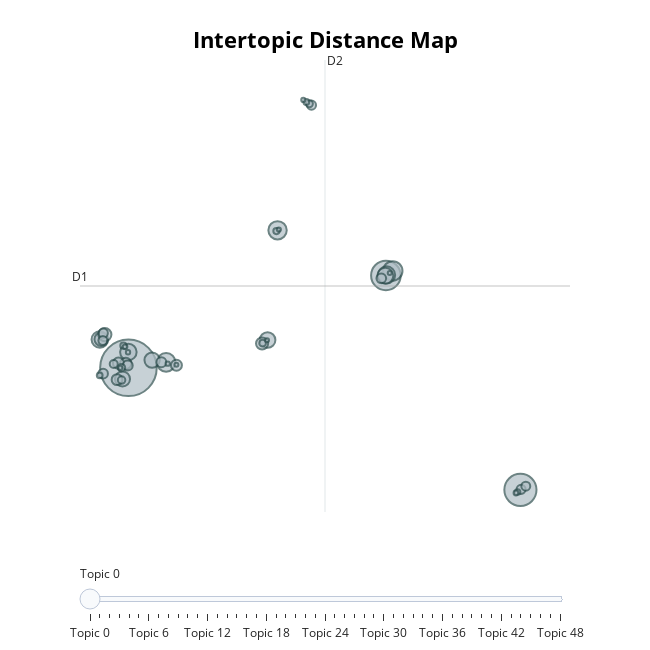

Here is the notebook cell this chart was saved with:
### Code cell
model.visualize_topics()

### Figure 1 — Plotly figure (JSON) as saved in the notebook; plotly's stock layout.template omitted (floating-point values rounded to 4 significant figures; data arrays with more than 128 entries replaced by an {"elided": "..."} marker saying what was removed)
{"data": [{"customdata": {"elided": "49x3 mixed values"}, "hovertemplate": "<b>Topic %{customdata[0]}</b><br>%{customdata[1]}<br>Size: %{customdata[2]}", "legendgroup": "", "marker": {"color": "#B0BEC5", "line": {"color": "DarkSlateGrey", "width": 2}, "size": [2377, 768, 649, 281, 258, 251, 220, 204, 203, 190, 183, 174, 168, 132, 129, 109, 96, 92, 90, 86, 76, 73, 70, 68, 63, 62, 61, 59, 59, 48, 42, 42, 37, 33, 29, 29, 25, 25, 24, 17, 16, 14, 14, 13, 13, 13, 12, 12, 12], "sizemode": "area", "sizeref": 1.486, "symbol": "circle"}, "mode": "markers", "name": "", "orientation": "v", "showlegend": false, "type": "scatter", "x": [-5.554, 15.65, 8.371, 8.743, -3.515, 2.511, 8.408, -7.1, -5.558, 8.34, 1.971, -4.274, -5.875, -7.03, -6.83, 1.675, -5.7, -6.094, -2.957, -6.17, -5.596, -3.774, 8.122, -6.922, -6.915, 4.347, 15.68, -6.938, 15.94, -6.35, -5.934, -5.925, 4.23, 1.702, 2.451, -5.826, 4.07, -7.108, 15.49, 15.41, -5.736, -3.43, -5.576, 3.905, 2.582, -5.992, 8.58, -2.959, 1.943], "xaxis": "x", "y": [-0.1266, -10.54, 7.766, 8.149, 0.3434, 11.62, 7.806, 2.295, 1.223, 7.737, 2.252, 0.536, -1.073, 2.314, 2.71, 1.954, 0.2495, 0.2727, 0.09393, -1.134, 0.07667, 0.3545, 7.514, -0.622, 2.83, 22.31, -10.5, 2.203, -10.23, 0.2065, -0.1123, -1.174, 22.42, 1.98, 11.56, 1.76, 22.58, -0.7666, -10.73, -10.81, 1.666, 0.2321, 1.203, 22.75, 11.69, -0.1348, 7.978, 0.1292, 2.222], "yaxis": "y"}], "layout": {"annotations": [{"showarrow": false, "text": "D1", "x": -8.174, "y": 6.862, "yshift": 10}, {"showarrow": false, "text": "D2", "x": 5.078, "xshift": 10, "y": 26.16}], "height": 650, "hoverlabel": {"bgcolor": "white", "font": {"family": "Rockwell", "size": 16}}, "legend": {"itemsizing": "constant", "tracegroupgap": 0}, "margin": {"t": 60}, "shapes": [{"line": {"color": "#CFD8DC", "width": 2}, "type": "line", "x0": 5.078, "x1": 5.078, "y0": -12.44, "y1": 26.16}, {"line": {"color": "#9E9E9E", "width": 2}, "type": "line", "x0": -8.174, "x1": 18.33, "y0": 6.862, "y1": 6.862}], "sliders": [{"active": 0, "pad": {"t": 50}, "steps": [{"args": [{"marker.color": [["red", "#B0BEC5", "#B0BEC5", "#B0BEC5", "#B0BEC5", "#B0BEC5", "#B0BEC5", "#B0BEC5", "#B0BEC5", "#B0BEC5", "#B0BEC5", "#B0BEC5", "#B0BEC5", "#B0BEC5", "#B0BEC5", "#B0BEC5", "#B0BEC5", "#B0BEC5", "#B0BEC5", "#B0BEC5", "#B0BEC5", "#B0BEC5", "#B0BEC5", "#B0BEC5", "#B0BEC5", "#B0BEC5", "#B0BEC5", "#B0BEC5", "#B0BEC5", "#B0BEC5", "#B0BEC5", "#B0BEC5", "#B0BEC5", "#B0BEC5", "#B0BEC5", "#B0BEC5", "#B0BEC5", "#B0BEC5", "#B0BEC5", "#B0BEC5", "#B0BEC5", "#B0BEC5", "#B0BEC5", "#B0BEC5", "#B0BEC5", "#B0BEC5", "#B0BEC5", "#B0BEC5", "#B0BEC5"]]}], "label": "Topic 0", "method": "update"}, {"args": [{"marker.color": [["#B0BEC5", "red", "#B0BEC5", "#B0BEC5", "#B0BEC5", "#B0BEC5", "#B0BEC5", "#B0BEC5", "#B0BEC5", "#B0BEC5", "#B0BEC5", "#B0BEC5", "#B0BEC5", "#B0BEC5", "#B0BEC5", "#B0BEC5", "#B0BEC5", "#B0BEC5", "#B0BEC5", "#B0BEC5", "#B0BEC5", "#B0BEC5", "#B0BEC5", "#B0BEC5", "#B0BEC5", "#B0BEC5", "#B0BEC5", "#B0BEC5", "#B0BEC5", "#B0BEC5", "#B0BEC5", "#B0BEC5", "#B0BEC5", "#B0BEC5", "#B0BEC5", "#B0BEC5", "#B0BEC5", "#B0BEC5", "#B0BEC5", "#B0BEC5", "#B0BEC5", "#B0BEC5", "#B0BEC5", "#B0BEC5", "#B0BEC5", "#B0BEC5", "#B0BEC5", "#B0BEC5", "#B0BEC5"]]}], "label": "Topic 1", "method": "update"}, {"args": [{"marker.color": [["#B0BEC5", "#B0BEC5", "red", "#B0BEC5", "#B0BEC5", "#B0BEC5", "#B0BEC5", "#B0BEC5", "#B0BEC5", "#B0BEC5", "#B0BEC5", "#B0BEC5", "#B0BEC5", "#B0BEC5", "#B0BEC5", "#B0BEC5", "#B0BEC5", "#B0BEC5", "#B0BEC5", "#B0BEC5", "#B0BEC5", "#B0BEC5", "#B0BEC5", "#B0BEC5", "#B0BEC5", "#B0BEC5", "#B0BEC5", "#B0BEC5", "#B0BEC5", "#B0BEC5", "#B0BEC5", "#B0BEC5", "#B0BEC5", "#B0BEC5", "#B0BEC5", "#B0BEC5", "#B0BEC5", "#B0BEC5", "#B0BEC5", "#B0BEC5", "#B0BEC5", "#B0BEC5", "#B0BEC5", "#B0BEC5", "#B0BEC5", "#B0BEC5", "#B0BEC5", "#B0BEC5", "#B0BEC5"]]}], "label": "Topic 2", "method": "update"}, {"args": [{"marker.color": [["#B0BEC5", "#B0BEC5", "#B0BEC5", "red", "#B0BEC5", "#B0BEC5", "#B0BEC5", "#B0BEC5", "#B0BEC5", "#B0BEC5", "#B0BEC5", "#B0BEC5", "#B0BEC5", "#B0BEC5", "#B0BEC5", "#B0BEC5", "#B0BEC5", "#B0BEC5", "#B0BEC5", "#B0BEC5", "#B0BEC5", "#B0BEC5", "#B0BEC5", "#B0BEC5", "#B0BEC5", "#B0BEC5", "#B0BEC5", "#B0BEC5", "#B0BEC5", "#B0BEC5", "#B0BEC5", "#B0BEC5", "#B0BEC5", "#B0BEC5", "#B0BEC5", "#B0BEC5", "#B0BEC5", "#B0BEC5", "#B0BEC5", "#B0BEC5", "#B0BEC5", "#B0BEC5", "#B0BEC5", "#B0BEC5", "#B0BEC5", "#B0BEC5", "#B0BEC5", "#B0BEC5", "#B0BEC5"]]}], "label": "Topic 3", "method": "update"}, {"args": [{"marker.color": [["#B0BEC5", "#B0BEC5", "#B0BEC5", "#B0BEC5", "red", "#B0BEC5", "#B0BEC5", "#B0BEC5", "#B0BEC5", "#B0BEC5", "#B0BEC5", "#B0BEC5", "#B0BEC5", "#B0BEC5", "#B0BEC5", "#B0BEC5", "#B0BEC5", "#B0BEC5", "#B0BEC5", "#B0BEC5", "#B0BEC5", "#B0BEC5", "#B0BEC5", "#B0BEC5", "#B0BEC5", "#B0BEC5", "#B0BEC5", "#B0BEC5", "#B0BEC5", "#B0BEC5", "#B0BEC5", "#B0BEC5", "#B0BEC5", "#B0BEC5", "#B0BEC5", "#B0BEC5", "#B0BEC5", "#B0BEC5", "#B0BEC5", "#B0BEC5", "#B0BEC5", "#B0BEC5", "#B0BEC5", "#B0BEC5", "#B0BEC5", "#B0BEC5", "#B0BEC5", "#B0BEC5", "#B0BEC5"]]}], "label": "Topic 4", "method": "update"}, {"args": [{"marker.color": [["#B0BEC5", "#B0BEC5", "#B0BEC5", "#B0BEC5", "#B0BEC5", "red", "#B0BEC5", "#B0BEC5", "#B0BEC5", "#B0BEC5", "#B0BEC5", "#B0BEC5", "#B0BEC5", "#B0BEC5", "#B0BEC5", "#B0BEC5", "#B0BEC5", "#B0BEC5", "#B0BEC5", "#B0BEC5", "#B0BEC5", "#B0BEC5", "#B0BEC5", "#B0BEC5", "#B0BEC5", "#B0BEC5", "#B0BEC5", "#B0BEC5", "#B0BEC5", "#B0BEC5", "#B0BEC5", "#B0BEC5", "#B0BEC5", "#B0BEC5", "#B0BEC5", "#B0BEC5", "#B0BEC5", "#B0BEC5", "#B0BEC5", "#B0BEC5", "#B0BEC5", "#B0BEC5", "#B0BEC5", "#B0BEC5", "#B0BEC5", "#B0BEC5", "#B0BEC5", "#B0BEC5", "#B0BEC5"]]}], "label": "Topic 5", "method": "update"}, {"args": [{"marker.color": [["#B0BEC5", "#B0BEC5", "#B0BEC5", "#B0BEC5", "#B0BEC5", "#B0BEC5", "red", "#B0BEC5", "#B0BEC5", "#B0BEC5", "#B0BEC5", "#B0BEC5", "#B0BEC5", "#B0BEC5", "#B0BEC5", "#B0BEC5", "#B0BEC5", "#B0BEC5", "#B0BEC5", "#B0BEC5", "#B0BEC5", "#B0BEC5", "#B0BEC5", "#B0BEC5", "#B0BEC5", "#B0BEC5", "#B0BEC5", "#B0BEC5", "#B0BEC5", "#B0BEC5", "#B0BEC5", "#B0BEC5", "#B0BEC5", "#B0BEC5", "#B0BEC5", "#B0BEC5", "#B0BEC5", "#B0BEC5", "#B0BEC5", "#B0BEC5", "#B0BEC5", "#B0BEC5", "#B0BEC5", "#B0BEC5", "#B0BEC5", "#B0BEC5", "#B0BEC5", "#B0BEC5", "#B0BEC5"]]}], "label": "Topic 6", "method": "update"}, {"args": [{"marker.color": [["#B0BEC5", "#B0BEC5", "#B0BEC5", "#B0BEC5", "#B0BEC5", "#B0BEC5", "#B0BEC5", "red", "#B0BEC5", "#B0BEC5", "#B0BEC5", "#B0BEC5", "#B0BEC5", "#B0BEC5", "#B0BEC5", "#B0BEC5", "#B0BEC5", "#B0BEC5", "#B0BEC5", "#B0BEC5", "#B0BEC5", "#B0BEC5", "#B0BEC5", "#B0BEC5", "#B0BEC5", "#B0BEC5", "#B0BEC5", "#B0BEC5", "#B0BEC5", "#B0BEC5", "#B0BEC5", "#B0BEC5", "#B0BEC5", "#B0BEC5", "#B0BEC5", "#B0BEC5", "#B0BEC5", "#B0BEC5", "#B0BEC5", "#B0BEC5", "#B0BEC5", "#B0BEC5", "#B0BEC5", "#B0BEC5", "#B0BEC5", "#B0BEC5", "#B0BEC5", "#B0BEC5", "#B0BEC5"]]}], "label": "Topic 7", "method": "update"}, {"args": [{"marker.color": [["#B0BEC5", "#B0BEC5", "#B0BEC5", "#B0BEC5", "#B0BEC5", "#B0BEC5", "#B0BEC5", "#B0BEC5", "red", "#B0BEC5", "#B0BEC5", "#B0BEC5", "#B0BEC5", "#B0BEC5", "#B0BEC5", "#B0BEC5", "#B0BEC5", "#B0BEC5", "#B0BEC5", "#B0BEC5", "#B0BEC5", "#B0BEC5", "#B0BEC5", "#B0BEC5", "#B0BEC5", "#B0BEC5", "#B0BEC5", "#B0BEC5", "#B0BEC5", "#B0BEC5", "#B0BEC5", "#B0BEC5", "#B0BEC5", "#B0BEC5", "#B0BEC5", "#B0BEC5", "#B0BEC5", "#B0BEC5", "#B0BEC5", "#B0BEC5", "#B0BEC5", "#B0BEC5", "#B0BEC5", "#B0BEC5", "#B0BEC5", "#B0BEC5", "#B0BEC5", "#B0BEC5", "#B0BEC5"]]}], "label": "Topic 8", "method": "update"}, {"args": [{"marker.color": [["#B0BEC5", "#B0BEC5", "#B0BEC5", "#B0BEC5", "#B0BEC5", "#B0BEC5", "#B0BEC5", "#B0BEC5", "#B0BEC5", "red", "#B0BEC5", "#B0BEC5", "#B0BEC5", "#B0BEC5", "#B0BEC5", "#B0BEC5", "#B0BEC5", "#B0BEC5", "#B0BEC5", "#B0BEC5", "#B0BEC5", "#B0BEC5", "#B0BEC5", "#B0BEC5", "#B0BEC5", "#B0BEC5", "#B0BEC5", "#B0BEC5", "#B0BEC5", "#B0BEC5", "#B0BEC5", "#B0BEC5", "#B0BEC5", "#B0BEC5", "#B0BEC5", "#B0BEC5", "#B0BEC5", "#B0BEC5", "#B0BEC5", "#B0BEC5", "#B0BEC5", "#B0BEC5", "#B0BEC5", "#B0BEC5", "#B0BEC5", "#B0BEC5", "#B0BEC5", "#B0BEC5", "#B0BEC5"]]}], "label": "Topic 9", "method": "update"}, {"args": [{"marker.color": [["#B0BEC5", "#B0BEC5", "#B0BEC5", "#B0BEC5", "#B0BEC5", "#B0BEC5", "#B0BEC5", "#B0BEC5", "#B0BEC5", "#B0BEC5", "red", "#B0BEC5", "#B0BEC5", "#B0BEC5", "#B0BEC5", "#B0BEC5", "#B0BEC5", "#B0BEC5", "#B0BEC5", "#B0BEC5", "#B0BEC5", "#B0BEC5", "#B0BEC5", "#B0BEC5", "#B0BEC5", "#B0BEC5", "#B0BEC5", "#B0BEC5", "#B0BEC5", "#B0BEC5", "#B0BEC5", "#B0BEC5", "#B0BEC5", "#B0BEC5", "#B0BEC5", "#B0BEC5", "#B0BEC5", "#B0BEC5", "#B0BEC5", "#B0BEC5", "#B0BEC5", "#B0BEC5", "#B0BEC5", "#B0BEC5", "#B0BEC5", "#B0BEC5", "#B0BEC5", "#B0BEC5", "#B0BEC5"]]}], "label": "Topic 10", "method": "update"}, {"args": [{"marker.color": [["#B0BEC5", "#B0BEC5", "#B0BEC5", "#B0BEC5", "#B0BEC5", "#B0BEC5", "#B0BEC5", "#B0BEC5", "#B0BEC5", "#B0BEC5", "#B0BEC5", "red", "#B0BEC5", "#B0BEC5", "#B0BEC5", "#B0BEC5", "#B0BEC5", "#B0BEC5", "#B0BEC5", "#B0BEC5", "#B0BEC5", "#B0BEC5", "#B0BEC5", "#B0BEC5", "#B0BEC5", "#B0BEC5", "#B0BEC5", "#B0BEC5", "#B0BEC5", "#B0BEC5", "#B0BEC5", "#B0BEC5", "#B0BEC5", "#B0BEC5", "#B0BEC5", "#B0BEC5", "#B0BEC5", "#B0BEC5", "#B0BEC5", "#B0BEC5", "#B0BEC5", "#B0BEC5", "#B0BEC5", "#B0BEC5", "#B0BEC5", "#B0BEC5", "#B0BEC5", "#B0BEC5", "#B0BEC5"]]}], "label": "Topic 11", "method": "update"}, {"args": [{"marker.color": [["#B0BEC5", "#B0BEC5", "#B0BEC5", "#B0BEC5", "#B0BEC5", "#B0BEC5", "#B0BEC5", "#B0BEC5", "#B0BEC5", "#B0BEC5", "#B0BEC5", "#B0BEC5", "red", "#B0BEC5", "#B0BEC5", "#B0BEC5", "#B0BEC5", "#B0BEC5", "#B0BEC5", "#B0BEC5", "#B0BEC5", "#B0BEC5", "#B0BEC5", "#B0BEC5", "#B0BEC5", "#B0BEC5", "#B0BEC5", "#B0BEC5", "#B0BEC5", "#B0BEC5", "#B0BEC5", "#B0BEC5", "#B0BEC5", "#B0BEC5", "#B0BEC5", "#B0BEC5", "#B0BEC5", "#B0BEC5", "#B0BEC5", "#B0BEC5", "#B0BEC5", "#B0BEC5", "#B0BEC5", "#B0BEC5", "#B0BEC5", "#B0BEC5", "#B0BEC5", "#B0BEC5", "#B0BEC5"]]}], "label": "Topic 12", "method": "update"}, {"args": [{"marker.color": [["#B0BEC5", "#B0BEC5", "#B0BEC5", "#B0BEC5", "#B0BEC5", "#B0BEC5", "#B0BEC5", "#B0BEC5", "#B0BEC5", "#B0BEC5", "#B0BEC5", "#B0BEC5", "#B0BEC5", "red", "#B0BEC5", "#B0BEC5", "#B0BEC5", "#B0BEC5", "#B0BEC5", "#B0BEC5", "#B0BEC5", "#B0BEC5", "#B0BEC5", "#B0BEC5", "#B0BEC5", "#B0BEC5", "#B0BEC5", "#B0BEC5", "#B0BEC5", "#B0BEC5", "#B0BEC5", "#B0BEC5", "#B0BEC5", "#B0BEC5", "#B0BEC5", "#B0BEC5", "#B0BEC5", "#B0BEC5", "#B0BEC5", "#B0BEC5", "#B0BEC5", "#B0BEC5", "#B0BEC5", "#B0BEC5", "#B0BEC5", "#B0BEC5", "#B0BEC5", "#B0BEC5", "#B0BEC5"]]}], "label": "Topic 13", "method": "update"}, {"args": [{"marker.color": [["#B0BEC5", "#B0BEC5", "#B0BEC5", "#B0BEC5", "#B0BEC5", "#B0BEC5", "#B0BEC5", "#B0BEC5", "#B0BEC5", "#B0BEC5", "#B0BEC5", "#B0BEC5", "#B0BEC5", "#B0BEC5", "red", "#B0BEC5", "#B0BEC5", "#B0BEC5", "#B0BEC5", "#B0BEC5", "#B0BEC5", "#B0BEC5", "#B0BEC5", "#B0BEC5", "#B0BEC5", "#B0BEC5", "#B0BEC5", "#B0BEC5", "#B0BEC5", "#B0BEC5", "#B0BEC5", "#B0BEC5", "#B0BEC5", "#B0BEC5", "#B0BEC5", "#B0BEC5", "#B0BEC5", "#B0BEC5", "#B0BEC5", "#B0BEC5", "#B0BEC5", "#B0BEC5", "#B0BEC5", "#B0BEC5", "#B0BEC5", "#B0BEC5", "#B0BEC5", "#B0BEC5", "#B0BEC5"]]}], "label": "Topic 14", "method": "update"}, {"args": [{"marker.color": [["#B0BEC5", "#B0BEC5", "#B0BEC5", "#B0BEC5", "#B0BEC5", "#B0BEC5", "#B0BEC5", "#B0BEC5", "#B0BEC5", "#B0BEC5", "#B0BEC5", "#B0BEC5", "#B0BEC5", "#B0BEC5", "#B0BEC5", "red", "#B0BEC5", "#B0BEC5", "#B0BEC5", "#B0BEC5", "#B0BEC5", "#B0BEC5", "#B0BEC5", "#B0BEC5", "#B0BEC5", "#B0BEC5", "#B0BEC5", "#B0BEC5", "#B0BEC5", "#B0BEC5", "#B0BEC5", "#B0BEC5", "#B0BEC5", "#B0BEC5", "#B0BEC5", "#B0BEC5", "#B0BEC5", "#B0BEC5", "#B0BEC5", "#B0BEC5", "#B0BEC5", "#B0BEC5", "#B0BEC5", "#B0BEC5", "#B0BEC5", "#B0BEC5", "#B0BEC5", "#B0BEC5", "#B0BEC5"]]}], "label": "Topic 15", "method": "update"}, {"args": [{"marker.color": [["#B0BEC5", "#B0BEC5", "#B0BEC5", "#B0BEC5", "#B0BEC5", "#B0BEC5", "#B0BEC5", "#B0BEC5", "#B0BEC5", "#B0BEC5", "#B0BEC5", "#B0BEC5", "#B0BEC5", "#B0BEC5", "#B0BEC5", "#B0BEC5", "red", "#B0BEC5", "#B0BEC5", "#B0BEC5", "#B0BEC5", "#B0BEC5", "#B0BEC5", "#B0BEC5", "#B0BEC5", "#B0BEC5", "#B0BEC5", "#B0BEC5", "#B0BEC5", "#B0BEC5", "#B0BEC5", "#B0BEC5", "#B0BEC5", "#B0BEC5", "#B0BEC5", "#B0BEC5", "#B0BEC5", "#B0BEC5", "#B0BEC5", "#B0BEC5", "#B0BEC5", "#B0BEC5", "#B0BEC5", "#B0BEC5", "#B0BEC5", "#B0BEC5", "#B0BEC5", "#B0BEC5", "#B0BEC5"]]}], "label": "Topic 16", "method": "update"}, {"args": [{"marker.color": [["#B0BEC5", "#B0BEC5", "#B0BEC5", "#B0BEC5", "#B0BEC5", "#B0BEC5", "#B0BEC5", "#B0BEC5", "#B0BEC5", "#B0BEC5", "#B0BEC5", "#B0BEC5", "#B0BEC5", "#B0BEC5", "#B0BEC5", "#B0BEC5", "#B0BEC5", "red", "#B0BEC5", "#B0BEC5", "#B0BEC5", "#B0BEC5", "#B0BEC5", "#B0BEC5", "#B0BEC5", "#B0BEC5", "#B0BEC5", "#B0BEC5", "#B0BEC5", "#B0BEC5", "#B0BEC5", "#B0BEC5", "#B0BEC5", "#B0BEC5", "#B0BEC5", "#B0BEC5", "#B0BEC5", "#B0BEC5", "#B0BEC5", "#B0BEC5", "#B0BEC5", "#B0BEC5", "#B0BEC5", "#B0BEC5", "#B0BEC5", "#B0BEC5", "#B0BEC5", "#B0BEC5", "#B0BEC5"]]}], "label": "Topic 17", "method": "update"}, {"args": [{"marker.color": [["#B0BEC5", "#B0BEC5", "#B0BEC5", "#B0BEC5", "#B0BEC5", "#B0BEC5", "#B0BEC5", "#B0BEC5", "#B0BEC5", "#B0BEC5", "#B0BEC5", "#B0BEC5", "#B0BEC5", "#B0BEC5", "#B0BEC5", "#B0BEC5", "#B0BEC5", "#B0BEC5", "red", "#B0BEC5", "#B0BEC5", "#B0BEC5", "#B0BEC5", "#B0BEC5", "#B0BEC5", "#B0BEC5", "#B0BEC5", "#B0BEC5", "#B0BEC5", "#B0BEC5", "#B0BEC5", "#B0BEC5", "#B0BEC5", "#B0BEC5", "#B0BEC5", "#B0BEC5", "#B0BEC5", "#B0BEC5", "#B0BEC5", "#B0BEC5", "#B0BEC5", "#B0BEC5", "#B0BEC5", "#B0BEC5", "#B0BEC5", "#B0BEC5", "#B0BEC5", "#B0BEC5", "#B0BEC5"]]}], "label": "Topic 18", "method": "update"}, {"args": [{"marker.color": [["#B0BEC5", "#B0BEC5", "#B0BEC5", "#B0BEC5", "#B0BEC5", "#B0BEC5", "#B0BEC5", "#B0BEC5", "#B0BEC5", "#B0BEC5", "#B0BEC5", "#B0BEC5", "#B0BEC5", "#B0BEC5", "#B0BEC5", "#B0BEC5", "#B0BEC5", "#B0BEC5", "#B0BEC5", "red", "#B0BEC5", "#B0BEC5", "#B0BEC5", "#B0BEC5", "#B0BEC5", "#B0BEC5", "#B0BEC5", "#B0BEC5", "#B0BEC5", "#B0BEC5", "#B0BEC5", "#B0BEC5", "#B0BEC5", "#B0BEC5", "#B0BEC5", "#B0BEC5", "#B0BEC5", "#B0BEC5", "#B0BEC5", "#B0BEC5", "#B0BEC5", "#B0BEC5", "#B0BEC5", "#B0BEC5", "#B0BEC5", "#B0BEC5", "#B0BEC5", "#B0BEC5", "#B0BEC5"]]}], "label": "Topic 19", "method": "update"}, {"args": [{"marker.color": [["#B0BEC5", "#B0BEC5", "#B0BEC5", "#B0BEC5", "#B0BEC5", "#B0BEC5", "#B0BEC5", "#B0BEC5", "#B0BEC5", "#B0BEC5", "#B0BEC5", "#B0BEC5", "#B0BEC5", "#B0BEC5", "#B0BEC5", "#B0BEC5", "#B0BEC5", "#B0BEC5", "#B0BEC5", "#B0BEC5", "red", "#B0BEC5", "#B0BEC5", "#B0BEC5", "#B0BEC5", "#B0BEC5", "#B0BEC5", "#B0BEC5", "#B0BEC5", "#B0BEC5", "#B0BEC5", "#B0BEC5", "#B0BEC5", "#B0BEC5", "#B0BEC5", "#B0BEC5", "#B0BEC5", "#B0BEC5", "#B0BEC5", "#B0BEC5", "#B0BEC5", "#B0BEC5", "#B0BEC5", "#B0BEC5", "#B0BEC5", "#B0BEC5", "#B0BEC5", "#B0BEC5", "#B0BEC5"]]}], "label": "Topic 20", "method": "update"}, {"args": [{"marker.color": [["#B0BEC5", "#B0BEC5", "#B0BEC5", "#B0BEC5", "#B0BEC5", "#B0BEC5", "#B0BEC5", "#B0BEC5", "#B0BEC5", "#B0BEC5", "#B0BEC5", "#B0BEC5", "#B0BEC5", "#B0BEC5", "#B0BEC5", "#B0BEC5", "#B0BEC5", "#B0BEC5", "#B0BEC5", "#B0BEC5", "#B0BEC5", "red", "#B0BEC5", "#B0BEC5", "#B0BEC5", "#B0BEC5", "#B0BEC5", "#B0BEC5", "#B0BEC5", "#B0BEC5", "#B0BEC5", "#B0BEC5", "#B0BEC5", "#B0BEC5", "#B0BEC5", "#B0BEC5", "#B0BEC5", "#B0BEC5", "#B0BEC5", "#B0BEC5", "#B0BEC5", "#B0BEC5", "#B0BEC5", "#B0BEC5", "#B0BEC5", "#B0BEC5", "#B0BEC5", "#B0BEC5", "#B0BEC5"]]}], "label": "Topic 21", "method": "update"}, {"args": [{"marker.color": [["#B0BEC5", "#B0BEC5", "#B0BEC5", "#B0BEC5", "#B0BEC5", "#B0BEC5", "#B0BEC5", "#B0BEC5", "#B0BEC5", "#B0BEC5", "#B0BEC5", "#B0BEC5", "#B0BEC5", "#B0BEC5", "#B0BEC5", "#B0BEC5", "#B0BEC5", "#B0BEC5", "#B0BEC5", "#B0BEC5", "#B0BEC5", "#B0BEC5", "red", "#B0BEC5", "#B0BEC5", "#B0BEC5", "#B0BEC5", "#B0BEC5", "#B0BEC5", "#B0BEC5", "#B0BEC5", "#B0BEC5", "#B0BEC5", "#B0BEC5", "#B0BEC5", "#B0BEC5", "#B0BEC5", "#B0BEC5", "#B0BEC5", "#B0BEC5", "#B0BEC5", "#B0BEC5", "#B0BEC5", "#B0BEC5", "#B0BEC5", "#B0BEC5", "#B0BEC5", "#B0BEC5", "#B0BEC5"]]}], "label": "Topic 22", "method": "update"}, {"args": [{"marker.color": [["#B0BEC5", "#B0BEC5", "#B0BEC5", "#B0BEC5", "#B0BEC5", "#B0BEC5", "#B0BEC5", "#B0BEC5", "#B0BEC5", "#B0BEC5", "#B0BEC5", "#B0BEC5", "#B0BEC5", "#B0BEC5", "#B0BEC5", "#B0BEC5", "#B0BEC5", "#B0BEC5", "#B0BEC5", "#B0BEC5", "#B0BEC5", "#B0BEC5", "#B0BEC5", "red", "#B0BEC5", "#B0BEC5", "#B0BEC5", "#B0BEC5", "#B0BEC5", "#B0BEC5", "#B0BEC5", "#B0BEC5", "#B0BEC5", "#B0BEC5", "#B0BEC5", "#B0BEC5", "#B0BEC5", "#B0BEC5", "#B0BEC5", "#B0BEC5", "#B0BEC5", "#B0BEC5", "#B0BEC5", "#B0BEC5", "#B0BEC5", "#B0BEC5", "#B0BEC5", "#B0BEC5", "#B0BEC5"]]}], "label": "Topic 23", "method": "update"}, {"args": [{"marker.color": [["#B0BEC5", "#B0BEC5", "#B0BEC5", "#B0BEC5", "#B0BEC5", "#B0BEC5", "#B0BEC5", "#B0BEC5", "#B0BEC5", "#B0BEC5", "#B0BEC5", "#B0BEC5", "#B0BEC5", "#B0BEC5", "#B0BEC5", "#B0BEC5", "#B0BEC5", "#B0BEC5", "#B0BEC5", "#B0BEC5", "#B0BEC5", "#B0BEC5", "#B0BEC5", "#B0BEC5", "red", "#B0BEC5", "#B0BEC5", "#B0BEC5", "#B0BEC5", "#B0BEC5", "#B0BEC5", "#B0BEC5", "#B0BEC5", "#B0BEC5", "#B0BEC5", "#B0BEC5", "#B0BEC5", "#B0BEC5", "#B0BEC5", "#B0BEC5", "#B0BEC5", "#B0BEC5", "#B0BEC5", "#B0BEC5", "#B0BEC5", "#B0BEC5", "#B0BEC5", "#B0BEC5", "#B0BEC5"]]}], "label": "Topic 24", "method": "update"}, {"args": [{"marker.color": [["#B0BEC5", "#B0BEC5", "#B0BEC5", "#B0BEC5", "#B0BEC5", "#B0BEC5", "#B0BEC5", "#B0BEC5", "#B0BEC5", "#B0BEC5", "#B0BEC5", "#B0BEC5", "#B0BEC5", "#B0BEC5", "#B0BEC5", "#B0BEC5", "#B0BEC5", "#B0BEC5", "#B0BEC5", "#B0BEC5", "#B0BEC5", "#B0BEC5", "#B0BEC5", "#B0BEC5", "#B0BEC5", "red", "#B0BEC5", "#B0BEC5", "#B0BEC5", "#B0BEC5", "#B0BEC5", "#B0BEC5", "#B0BEC5", "#B0BEC5", "#B0BEC5", "#B0BEC5", "#B0BEC5", "#B0BEC5", "#B0BEC5", "#B0BEC5", "#B0BEC5", "#B0BEC5", "#B0BEC5", "#B0BEC5", "#B0BEC5", "#B0BEC5", "#B0BEC5", "#B0BEC5", "#B0BEC5"]]}], "label": "Topic 25", "method": "update"}, {"args": [{"marker.color": [["#B0BEC5", "#B0BEC5", "#B0BEC5", "#B0BEC5", "#B0BEC5", "#B0BEC5", "#B0BEC5", "#B0BEC5", "#B0BEC5", "#B0BEC5", "#B0BEC5", "#B0BEC5", "#B0BEC5", "#B0BEC5", "#B0BEC5", "#B0BEC5", "#B0BEC5", "#B0BEC5", "#B0BEC5", "#B0BEC5", "#B0BEC5", "#B0BEC5", "#B0BEC5", "#B0BEC5", "#B0BEC5", "#B0BEC5", "red", "#B0BEC5", "#B0BEC5", "#B0BEC5", "#B0BEC5", "#B0BEC5", "#B0BEC5", "#B0BEC5", "#B0BEC5", "#B0BEC5", "#B0BEC5", "#B0BEC5", "#B0BEC5", "#B0BEC5", "#B0BEC5", "#B0BEC5", "#B0BEC5", "#B0BEC5", "#B0BEC5", "#B0BEC5", "#B0BEC5", "#B0BEC5", "#B0BEC5"]]}], "label": "Topic 26", "method": "update"}, {"args": [{"marker.color": [["#B0BEC5", "#B0BEC5", "#B0BEC5", "#B0BEC5", "#B0BEC5", "#B0BEC5", "#B0BEC5", "#B0BEC5", "#B0BEC5", "#B0BEC5", "#B0BEC5", "#B0BEC5", "#B0BEC5", "#B0BEC5", "#B0BEC5", "#B0BEC5", "#B0BEC5", "#B0BEC5", "#B0BEC5", "#B0BEC5", "#B0BEC5", "#B0BEC5", "#B0BEC5", "#B0BEC5", "#B0BEC5", "#B0BEC5", "#B0BEC5", "red", "#B0BEC5", "#B0BEC5", "#B0BEC5", "#B0BEC5", "#B0BEC5", "#B0BEC5", "#B0BEC5", "#B0BEC5", "#B0BEC5", "#B0BEC5", "#B0BEC5", "#B0BEC5", "#B0BEC5", "#B0BEC5", "#B0BEC5", "#B0BEC5", "#B0BEC5", "#B0BEC5", "#B0BEC5", "#B0BEC5", "#B0BEC5"]]}], "label": "Topic 27", "method": "update"}, {"args": [{"marker.color": [["#B0BEC5", "#B0BEC5", "#B0BEC5", "#B0BEC5", "#B0BEC5", "#B0BEC5", "#B0BEC5", "#B0BEC5", "#B0BEC5", "#B0BEC5", "#B0BEC5", "#B0BEC5", "#B0BEC5", "#B0BEC5", "#B0BEC5", "#B0BEC5", "#B0BEC5", "#B0BEC5", "#B0BEC5", "#B0BEC5", "#B0BEC5", "#B0BEC5", "#B0BEC5", "#B0BEC5", "#B0BEC5", "#B0BEC5", "#B0BEC5", "#B0BEC5", "red", "#B0BEC5", "#B0BEC5", "#B0BEC5", "#B0BEC5", "#B0BEC5", "#B0BEC5", "#B0BEC5", "#B0BEC5", "#B0BEC5", "#B0BEC5", "#B0BEC5", "#B0BEC5", "#B0BEC5", "#B0BEC5", "#B0BEC5", "#B0BEC5", "#B0BEC5", "#B0BEC5", "#B0BEC5", "#B0BEC5"]]}], "label": "Topic 28", "method": "update"}, {"args": [{"marker.color": [["#B0BEC5", "#B0BEC5", "#B0BEC5", "#B0BEC5", "#B0BEC5", "#B0BEC5", "#B0BEC5", "#B0BEC5", "#B0BEC5", "#B0BEC5", "#B0BEC5", "#B0BEC5", "#B0BEC5", "#B0BEC5", "#B0BEC5", "#B0BEC5", "#B0BEC5", "#B0BEC5", "#B0BEC5", "#B0BEC5", "#B0BEC5", "#B0BEC5", "#B0BEC5", "#B0BEC5", "#B0BEC5", "#B0BEC5", "#B0BEC5", "#B0BEC5", "#B0BEC5", "red", "#B0BEC5", "#B0BEC5", "#B0BEC5", "#B0BEC5", "#B0BEC5", "#B0BEC5", "#B0BEC5", "#B0BEC5", "#B0BEC5", "#B0BEC5", "#B0BEC5", "#B0BEC5", "#B0BEC5", "#B0BEC5", "#B0BEC5", "#B0BEC5", "#B0BEC5", "#B0BEC5", "#B0BEC5"]]}], "label": "Topic 29", "method": "update"}, {"args": [{"marker.color": [["#B0BEC5", "#B0BEC5", "#B0BEC5", "#B0BEC5", "#B0BEC5", "#B0BEC5", "#B0BEC5", "#B0BEC5", "#B0BEC5", "#B0BEC5", "#B0BEC5", "#B0BEC5", "#B0BEC5", "#B0BEC5", "#B0BEC5", "#B0BEC5", "#B0BEC5", "#B0BEC5", "#B0BEC5", "#B0BEC5", "#B0BEC5", "#B0BEC5", "#B0BEC5", "#B0BEC5", "#B0BEC5", "#B0BEC5", "#B0BEC5", "#B0BEC5", "#B0BEC5", "#B0BEC5", "red", "#B0BEC5", "#B0BEC5", "#B0BEC5", "#B0BEC5", "#B0BEC5", "#B0BEC5", "#B0BEC5", "#B0BEC5", "#B0BEC5", "#B0BEC5", "#B0BEC5", "#B0BEC5", "#B0BEC5", "#B0BEC5", "#B0BEC5", "#B0BEC5", "#B0BEC5", "#B0BEC5"]]}], "label": "Topic 30", "method": "update"}, {"args": [{"marker.color": [["#B0BEC5", "#B0BEC5", "#B0BEC5", "#B0BEC5", "#B0BEC5", "#B0BEC5", "#B0BEC5", "#B0BEC5", "#B0BEC5", "#B0BEC5", "#B0BEC5", "#B0BEC5", "#B0BEC5", "#B0BEC5", "#B0BEC5", "#B0BEC5", "#B0BEC5", "#B0BEC5", "#B0BEC5", "#B0BEC5", "#B0BEC5", "#B0BEC5", "#B0BEC5", "#B0BEC5", "#B0BEC5", "#B0BEC5", "#B0BEC5", "#B0BEC5", "#B0BEC5", "#B0BEC5", "#B0BEC5", "red", "#B0BEC5", "#B0BEC5", "#B0BEC5", "#B0BEC5", "#B0BEC5", "#B0BEC5", "#B0BEC5", "#B0BEC5", "#B0BEC5", "#B0BEC5", "#B0BEC5", "#B0BEC5", "#B0BEC5", "#B0BEC5", "#B0BEC5", "#B0BEC5", "#B0BEC5"]]}], "label": "Topic 31", "method": "update"}, {"args": [{"marker.color": [["#B0BEC5", "#B0BEC5", "#B0BEC5", "#B0BEC5", "#B0BEC5", "#B0BEC5", "#B0BEC5", "#B0BEC5", "#B0BEC5", "#B0BEC5", "#B0BEC5", "#B0BEC5", "#B0BEC5", "#B0BEC5", "#B0BEC5", "#B0BEC5", "#B0BEC5", "#B0BEC5", "#B0BEC5", "#B0BEC5", "#B0BEC5", "#B0BEC5", "#B0BEC5", "#B0BEC5", "#B0BEC5", "#B0BEC5", "#B0BEC5", "#B0BEC5", "#B0BEC5", "#B0BEC5", "#B0BEC5", "#B0BEC5", "red", "#B0BEC5", "#B0BEC5", "#B0BEC5", "#B0BEC5", "#B0BEC5", "#B0BEC5", "#B0BEC5", "#B0BEC5", "#B0BEC5", "#B0BEC5", "#B0BEC5", "#B0BEC5", "#B0BEC5", "#B0BEC5", "#B0BEC5", "#B0BEC5"]]}], "label": "Topic 32", "method": "update"}, {"args": [{"marker.color": [["#B0BEC5", "#B0BEC5", "#B0BEC5", "#B0BEC5", "#B0BEC5", "#B0BEC5", "#B0BEC5", "#B0BEC5", "#B0BEC5", "#B0BEC5", "#B0BEC5", "#B0BEC5", "#B0BEC5", "#B0BEC5", "#B0BEC5", "#B0BEC5", "#B0BEC5", "#B0BEC5", "#B0BEC5", "#B0BEC5", "#B0BEC5", "#B0BEC5", "#B0BEC5", "#B0BEC5", "#B0BEC5", "#B0BEC5", "#B0BEC5", "#B0BEC5", "#B0BEC5", "#B0BEC5", "#B0BEC5", "#B0BEC5", "#B0BEC5", "red", "#B0BEC5", "#B0BEC5", "#B0BEC5", "#B0BEC5", "#B0BEC5", "#B0BEC5", "#B0BEC5", "#B0BEC5", "#B0BEC5", "#B0BEC5", "#B0BEC5", "#B0BEC5", "#B0BEC5", "#B0BEC5", "#B0BEC5"]]}], "label": "Topic 33", "method": "update"}, {"args": [{"marker.color": [["#B0BEC5", "#B0BEC5", "#B0BEC5", "#B0BEC5", "#B0BEC5", "#B0BEC5", "#B0BEC5", "#B0BEC5", "#B0BEC5", "#B0BEC5", "#B0BEC5", "#B0BEC5", "#B0BEC5", "#B0BEC5", "#B0BEC5", "#B0BEC5", "#B0BEC5", "#B0BEC5", "#B0BEC5", "#B0BEC5", "#B0BEC5", "#B0BEC5", "#B0BEC5", "#B0BEC5", "#B0BEC5", "#B0BEC5", "#B0BEC5", "#B0BEC5", "#B0BEC5", "#B0BEC5", "#B0BEC5", "#B0BEC5", "#B0BEC5", "#B0BEC5", "red", "#B0BEC5", "#B0BEC5", "#B0BEC5", "#B0BEC5", "#B0BEC5", "#B0BEC5", "#B0BEC5", "#B0BEC5", "#B0BEC5", "#B0BEC5", "#B0BEC5", "#B0BEC5", "#B0BEC5", "#B0BEC5"]]}], "label": "Topic 34", "method": "update"}, {"args": [{"marker.color": [["#B0BEC5", "#B0BEC5", "#B0BEC5", "#B0BEC5", "#B0BEC5", "#B0BEC5", "#B0BEC5", "#B0BEC5", "#B0BEC5", "#B0BEC5", "#B0BEC5", "#B0BEC5", "#B0BEC5", "#B0BEC5", "#B0BEC5", "#B0BEC5", "#B0BEC5", "#B0BEC5", "#B0BEC5", "#B0BEC5", "#B0BEC5", "#B0BEC5", "#B0BEC5", "#B0BEC5", "#B0BEC5", "#B0BEC5", "#B0BEC5", "#B0BEC5", "#B0BEC5", "#B0BEC5", "#B0BEC5", "#B0BEC5", "#B0BEC5", "#B0BEC5", "#B0BEC5", "red", "#B0BEC5", "#B0BEC5", "#B0BEC5", "#B0BEC5", "#B0BEC5", "#B0BEC5", "#B0BEC5", "#B0BEC5", "#B0BEC5", "#B0BEC5", "#B0BEC5", "#B0BEC5", "#B0BEC5"]]}], "label": "Topic 35", "method": "update"}, {"args": [{"marker.color": [["#B0BEC5", "#B0BEC5", "#B0BEC5", "#B0BEC5", "#B0BEC5", "#B0BEC5", "#B0BEC5", "#B0BEC5", "#B0BEC5", "#B0BEC5", "#B0BEC5", "#B0BEC5", "#B0BEC5", "#B0BEC5", "#B0BEC5", "#B0BEC5", "#B0BEC5", "#B0BEC5", "#B0BEC5", "#B0BEC5", "#B0BEC5", "#B0BEC5", "#B0BEC5", "#B0BEC5", "#B0BEC5", "#B0BEC5", "#B0BEC5", "#B0BEC5", "#B0BEC5", "#B0BEC5", "#B0BEC5", "#B0BEC5", "#B0BEC5", "#B0BEC5", "#B0BEC5", "#B0BEC5", "red", "#B0BEC5", "#B0BEC5", "#B0BEC5", "#B0BEC5", "#B0BEC5", "#B0BEC5", "#B0BEC5", "#B0BEC5", "#B0BEC5", "#B0BEC5", "#B0BEC5", "#B0BEC5"]]}], "label": "Topic 36", "method": "update"}, {"args": [{"marker.color": [["#B0BEC5", "#B0BEC5", "#B0BEC5", "#B0BEC5", "#B0BEC5", "#B0BEC5", "#B0BEC5", "#B0BEC5", "#B0BEC5", "#B0BEC5", "#B0BEC5", "#B0BEC5", "#B0BEC5", "#B0BEC5", "#B0BEC5", "#B0BEC5", "#B0BEC5", "#B0BEC5", "#B0BEC5", "#B0BEC5", "#B0BEC5", "#B0BEC5", "#B0BEC5", "#B0BEC5", "#B0BEC5", "#B0BEC5", "#B0BEC5", "#B0BEC5", "#B0BEC5", "#B0BEC5", "#B0BEC5", "#B0BEC5", "#B0BEC5", "#B0BEC5", "#B0BEC5", "#B0BEC5", "#B0BEC5", "red", "#B0BEC5", "#B0BEC5", "#B0BEC5", "#B0BEC5", "#B0BEC5", "#B0BEC5", "#B0BEC5", "#B0BEC5", "#B0BEC5", "#B0BEC5", "#B0BEC5"]]}], "label": "Topic 37", "method": "update"}, {"args": [{"marker.color": [["#B0BEC5", "#B0BEC5", "#B0BEC5", "#B0BEC5", "#B0BEC5", "#B0BEC5", "#B0BEC5", "#B0BEC5", "#B0BEC5", "#B0BEC5", "#B0BEC5", "#B0BEC5", "#B0BEC5", "#B0BEC5", "#B0BEC5", "#B0BEC5", "#B0BEC5", "#B0BEC5", "#B0BEC5", "#B0BEC5", "#B0BEC5", "#B0BEC5", "#B0BEC5", "#B0BEC5", "#B0BEC5", "#B0BEC5", "#B0BEC5", "#B0BEC5", "#B0BEC5", "#B0BEC5", "#B0BEC5", "#B0BEC5", "#B0BEC5", "#B0BEC5", "#B0BEC5", "#B0BEC5", "#B0BEC5", "#B0BEC5", "red", "#B0BEC5", "#B0BEC5", "#B0BEC5", "#B0BEC5", "#B0BEC5", "#B0BEC5", "#B0BEC5", "#B0BEC5", "#B0BEC5", "#B0BEC5"]]}], "label": "Topic 38", "method": "update"}, {"args": [{"marker.color": [["#B0BEC5", "#B0BEC5", "#B0BEC5", "#B0BEC5", "#B0BEC5", "#B0BEC5", "#B0BEC5", "#B0BEC5", "#B0BEC5", "#B0BEC5", "#B0BEC5", "#B0BEC5", "#B0BEC5", "#B0BEC5", "#B0BEC5", "#B0BEC5", "#B0BEC5", "#B0BEC5", "#B0BEC5", "#B0BEC5", "#B0BEC5", "#B0BEC5", "#B0BEC5", "#B0BEC5", "#B0BEC5", "#B0BEC5", "#B0BEC5", "#B0BEC5", "#B0BEC5", "#B0BEC5", "#B0BEC5", "#B0BEC5", "#B0BEC5", "#B0BEC5", "#B0BEC5", "#B0BEC5", "#B0BEC5", "#B0BEC5", "#B0BEC5", "red", "#B0BEC5", "#B0BEC5", "#B0BEC5", "#B0BEC5", "#B0BEC5", "#B0BEC5", "#B0BEC5", "#B0BEC5", "#B0BEC5"]]}], "label": "Topic 39", "method": "update"}, {"args": [{"marker.color": [["#B0BEC5", "#B0BEC5", "#B0BEC5", "#B0BEC5", "#B0BEC5", "#B0BEC5", "#B0BEC5", "#B0BEC5", "#B0BEC5", "#B0BEC5", "#B0BEC5", "#B0BEC5", "#B0BEC5", "#B0BEC5", "#B0BEC5", "#B0BEC5", "#B0BEC5", "#B0BEC5", "#B0BEC5", "#B0BEC5", "#B0BEC5", "#B0BEC5", "#B0BEC5", "#B0BEC5", "#B0BEC5", "#B0BEC5", "#B0BEC5", "#B0BEC5", "#B0BEC5", "#B0BEC5", "#B0BEC5", "#B0BEC5", "#B0BEC5", "#B0BEC5", "#B0BEC5", "#B0BEC5", "#B0BEC5", "#B0BEC5", "#B0BEC5", "#B0BEC5", "red", "#B0BEC5", "#B0BEC5", "#B0BEC5", "#B0BEC5", "#B0BEC5", "#B0BEC5", "#B0BEC5", "#B0BEC5"]]}], "label": "Topic 40", "method": "update"}, {"args": [{"marker.color": [["#B0BEC5", "#B0BEC5", "#B0BEC5", "#B0BEC5", "#B0BEC5", "#B0BEC5", "#B0BEC5", "#B0BEC5", "#B0BEC5", "#B0BEC5", "#B0BEC5", "#B0BEC5", "#B0BEC5", "#B0BEC5", "#B0BEC5", "#B0BEC5", "#B0BEC5", "#B0BEC5", "#B0BEC5", "#B0BEC5", "#B0BEC5", "#B0BEC5", "#B0BEC5", "#B0BEC5", "#B0BEC5", "#B0BEC5", "#B0BEC5", "#B0BEC5", "#B0BEC5", "#B0BEC5", "#B0BEC5", "#B0BEC5", "#B0BEC5", "#B0BEC5", "#B0BEC5", "#B0BEC5", "#B0BEC5", "#B0BEC5", "#B0BEC5", "#B0BEC5", "#B0BEC5", "red", "#B0BEC5", "#B0BEC5", "#B0BEC5", "#B0BEC5", "#B0BEC5", "#B0BEC5", "#B0BEC5"]]}], "label": "Topic 41", "method": "update"}, {"args": [{"marker.color": [["#B0BEC5", "#B0BEC5", "#B0BEC5", "#B0BEC5", "#B0BEC5", "#B0BEC5", "#B0BEC5", "#B0BEC5", "#B0BEC5", "#B0BEC5", "#B0BEC5", "#B0BEC5", "#B0BEC5", "#B0BEC5", "#B0BEC5", "#B0BEC5", "#B0BEC5", "#B0BEC5", "#B0BEC5", "#B0BEC5", "#B0BEC5", "#B0BEC5", "#B0BEC5", "#B0BEC5", "#B0BEC5", "#B0BEC5", "#B0BEC5", "#B0BEC5", "#B0BEC5", "#B0BEC5", "#B0BEC5", "#B0BEC5", "#B0BEC5", "#B0BEC5", "#B0BEC5", "#B0BEC5", "#B0BEC5", "#B0BEC5", "#B0BEC5", "#B0BEC5", "#B0BEC5", "#B0BEC5", "red", "#B0BEC5", "#B0BEC5", "#B0BEC5", "#B0BEC5", "#B0BEC5", "#B0BEC5"]]}], "label": "Topic 42", "method": "update"}, {"args": [{"marker.color": [["#B0BEC5", "#B0BEC5", "#B0BEC5", "#B0BEC5", "#B0BEC5", "#B0BEC5", "#B0BEC5", "#B0BEC5", "#B0BEC5", "#B0BEC5", "#B0BEC5", "#B0BEC5", "#B0BEC5", "#B0BEC5", "#B0BEC5", "#B0BEC5", "#B0BEC5", "#B0BEC5", "#B0BEC5", "#B0BEC5", "#B0BEC5", "#B0BEC5", "#B0BEC5", "#B0BEC5", "#B0BEC5", "#B0BEC5", "#B0BEC5", "#B0BEC5", "#B0BEC5", "#B0BEC5", "#B0BEC5", "#B0BEC5", "#B0BEC5", "#B0BEC5", "#B0BEC5", "#B0BEC5", "#B0BEC5", "#B0BEC5", "#B0BEC5", "#B0BEC5", "#B0BEC5", "#B0BEC5", "#B0BEC5", "red", "#B0BEC5", "#B0BEC5", "#B0BEC5", "#B0BEC5", "#B0BEC5"]]}], "label": "Topic 43", "method": "update"}, {"args": [{"marker.color": [["#B0BEC5", "#B0BEC5", "#B0BEC5", "#B0BEC5", "#B0BEC5", "#B0BEC5", "#B0BEC5", "#B0BEC5", "#B0BEC5", "#B0BEC5", "#B0BEC5", "#B0BEC5", "#B0BEC5", "#B0BEC5", "#B0BEC5", "#B0BEC5", "#B0BEC5", "#B0BEC5", "#B0BEC5", "#B0BEC5", "#B0BEC5", "#B0BEC5", "#B0BEC5", "#B0BEC5", "#B0BEC5", "#B0BEC5", "#B0BEC5", "#B0BEC5", "#B0BEC5", "#B0BEC5", "#B0BEC5", "#B0BEC5", "#B0BEC5", "#B0BEC5", "#B0BEC5", "#B0BEC5", "#B0BEC5", "#B0BEC5", "#B0BEC5", "#B0BEC5", "#B0BEC5", "#B0BEC5", "#B0BEC5", "#B0BEC5", "red", "#B0BEC5", "#B0BEC5", "#B0BEC5", "#B0BEC5"]]}], "label": "Topic 44", "method": "update"}, {"args": [{"marker.color": [["#B0BEC5", "#B0BEC5", "#B0BEC5", "#B0BEC5", "#B0BEC5", "#B0BEC5", "#B0BEC5", "#B0BEC5", "#B0BEC5", "#B0BEC5", "#B0BEC5", "#B0BEC5", "#B0BEC5", "#B0BEC5", "#B0BEC5", "#B0BEC5", "#B0BEC5", "#B0BEC5", "#B0BEC5", "#B0BEC5", "#B0BEC5", "#B0BEC5", "#B0BEC5", "#B0BEC5", "#B0BEC5", "#B0BEC5", "#B0BEC5", "#B0BEC5", "#B0BEC5", "#B0BEC5", "#B0BEC5", "#B0BEC5", "#B0BEC5", "#B0BEC5", "#B0BEC5", "#B0BEC5", "#B0BEC5", "#B0BEC5", "#B0BEC5", "#B0BEC5", "#B0BEC5", "#B0BEC5", "#B0BEC5", "#B0BEC5", "#B0BEC5", "red", "#B0BEC5", "#B0BEC5", "#B0BEC5"]]}], "label": "Topic 45", "method": "update"}, {"args": [{"marker.color": [["#B0BEC5", "#B0BEC5", "#B0BEC5", "#B0BEC5", "#B0BEC5", "#B0BEC5", "#B0BEC5", "#B0BEC5", "#B0BEC5", "#B0BEC5", "#B0BEC5", "#B0BEC5", "#B0BEC5", "#B0BEC5", "#B0BEC5", "#B0BEC5", "#B0BEC5", "#B0BEC5", "#B0BEC5", "#B0BEC5", "#B0BEC5", "#B0BEC5", "#B0BEC5", "#B0BEC5", "#B0BEC5", "#B0BEC5", "#B0BEC5", "#B0BEC5", "#B0BEC5", "#B0BEC5", "#B0BEC5", "#B0BEC5", "#B0BEC5", "#B0BEC5", "#B0BEC5", "#B0BEC5", "#B0BEC5", "#B0BEC5", "#B0BEC5", "#B0BEC5", "#B0BEC5", "#B0BEC5", "#B0BEC5", "#B0BEC5", "#B0BEC5", "#B0BEC5", "red", "#B0BEC5", "#B0BEC5"]]}], "label": "Topic 46", "method": "update"}, {"args": [{"marker.color": [["#B0BEC5", "#B0BEC5", "#B0BEC5", "#B0BEC5", "#B0BEC5", "#B0BEC5", "#B0BEC5", "#B0BEC5", "#B0BEC5", "#B0BEC5", "#B0BEC5", "#B0BEC5", "#B0BEC5", "#B0BEC5", "#B0BEC5", "#B0BEC5", "#B0BEC5", "#B0BEC5", "#B0BEC5", "#B0BEC5", "#B0BEC5", "#B0BEC5", "#B0BEC5", "#B0BEC5", "#B0BEC5", "#B0BEC5", "#B0BEC5", "#B0BEC5", "#B0BEC5", "#B0BEC5", "#B0BEC5", "#B0BEC5", "#B0BEC5", "#B0BEC5", "#B0BEC5", "#B0BEC5", "#B0BEC5", "#B0BEC5", "#B0BEC5", "#B0BEC5", "#B0BEC5", "#B0BEC5", "#B0BEC5", "#B0BEC5", "#B0BEC5", "#B0BEC5", "#B0BEC5", "red", "#B0BEC5"]]}], "label": "Topic 47", "method": "update"}, {"args": [{"marker.color": [["#B0BEC5", "#B0BEC5", "#B0BEC5", "#B0BEC5", "#B0BEC5", "#B0BEC5", "#B0BEC5", "#B0BEC5", "#B0BEC5", "#B0BEC5", "#B0BEC5", "#B0BEC5", "#B0BEC5", "#B0BEC5", "#B0BEC5", "#B0BEC5", "#B0BEC5", "#B0BEC5", "#B0BEC5", "#B0BEC5", "#B0BEC5", "#B0BEC5", "#B0BEC5", "#B0BEC5", "#B0BEC5", "#B0BEC5", "#B0BEC5", "#B0BEC5", "#B0BEC5", "#B0BEC5", "#B0BEC5", "#B0BEC5", "#B0BEC5", "#B0BEC5", "#B0BEC5", "#B0BEC5", "#B0BEC5", "#B0BEC5", "#B0BEC5", "#B0BEC5", "#B0BEC5", "#B0BEC5", "#B0BEC5", "#B0BEC5", "#B0BEC5", "#B0BEC5", "#B0BEC5", "#B0BEC5", "red"]]}], "label": "Topic 48", "method": "update"}]}], "title": {"font": {"color": "Black", "size": 22}, "text": "<b>Intertopic Distance Map</b>", "x": 0.5, "xanchor": "center", "y": 0.95, "yanchor": "top"}, "width": 650, "xaxis": {"anchor": "y", "domain": [0, 1], "range": [-8.174, 18.33], "title": {"text": ""}, "visible": false}, "yaxis": {"anchor": "x", "domain": [0, 1], "range": [-12.44, 26.16], "title": {"text": ""}, "visible": false}}}
